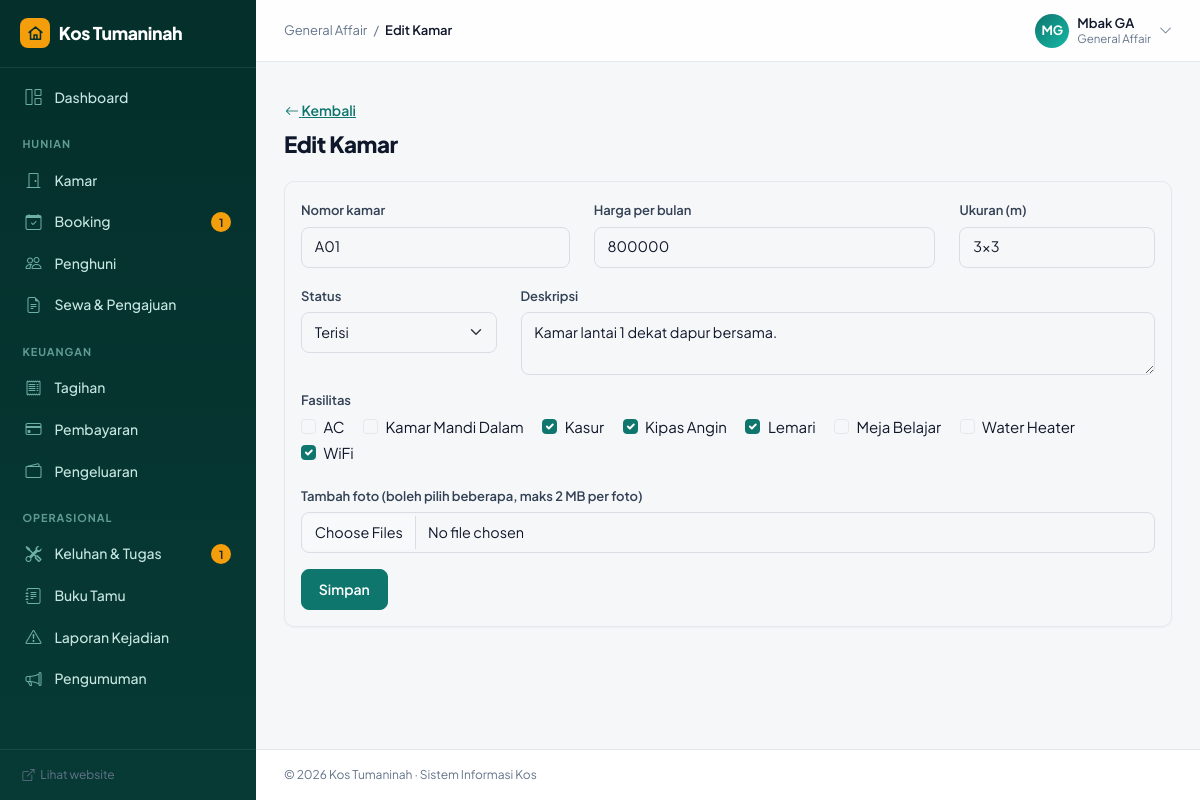
The app's page /ga/kamar_form.php?id=1 (signed in), older data.
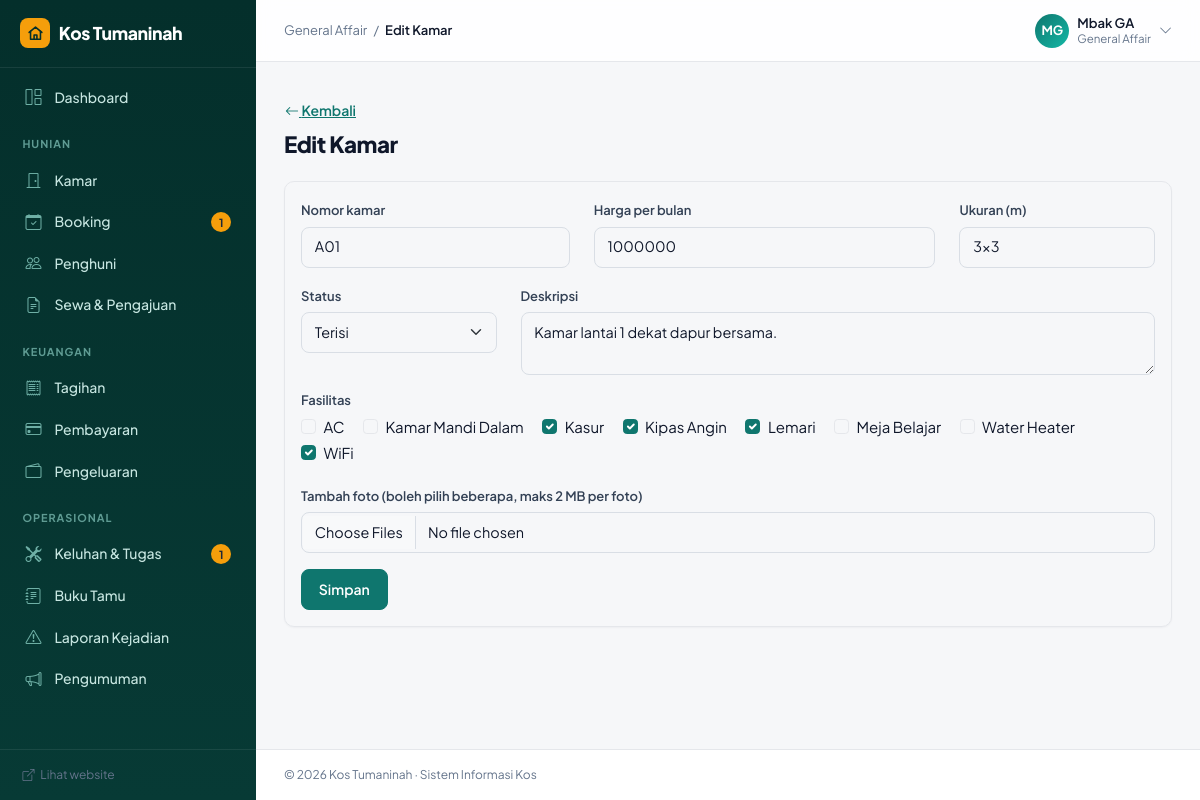
The same page, newer data.
### tables this page shows
CREATE TABLE kamar (
    id              INT UNSIGNED AUTO_INCREMENT PRIMARY KEY,
    nomor_kamar     VARCHAR(10) NOT NULL UNIQUE,
    harga_per_bulan INT UNSIGNED NOT NULL DEFAULT 1000000,
    ukuran          VARCHAR(20),
    status          ENUM('kosong','terisi','perbaikan') NOT NULL DEFAULT 'kosong',
    deskripsi       TEXT,
    created_at      DATETIME NOT NULL DEFAULT CURRENT_TIMESTAMP
);

### ga/kamar_form.php (the view, shortened to what this page needs)
<?php
require_once __DIR__ . '/../includes/functions.php';
$id = (int) ($_GET['id'] ?? 0);
$k = $id ? q('SELECT * FROM kamar WHERE id = ?', [$id])->fetch() : null;
$k = $k ?: ['nomor_kamar' => '', 'harga_per_bulan' => HARGA_SEWA, 'ukuran' => '', 'status' => 'kosong', 'deskripsi' => ''];
$semuaFasilitas = q('SELECT * FROM fasilitas ORDER BY nama')->fetchAll();
$dipilih = $id ? q('SELECT fasilitas_id FROM kamar_fasilitas WHERE kamar_id = ?', [$id])->fetchAll(PDO::FETCH_COLUMN) : [];
$title = $id ? 'Edit Kamar' : 'Tambah Kamar';
require __DIR__ . '/../includes/header.php';
?>
<a href="<?= url('ga/kamar.php') ?>" class="btn btn-link px-0"><i class="bi bi-arrow-left"></i> Kembali</a>
<h1 class="h3 mb-4"><?= $title ?></h1>
<form method="post" enctype="multipart/form-data" class="card shadow-sm"><div class="card-body">
    <div class="row">
        <div class="col-md-4 mb-3"><label class="form-label">Nomor kamar</label><input name="nomor_kamar" class="form-control" value="<?= e($k['nomor_kamar']) ?>" required></div>
        <div class="col-md-5 mb-3"><label class="form-label">Harga per bulan</label><input type="number" name="harga_per_bulan" class="form-control" value="<?= e($k['harga_per_bulan']) ?>" min="1" required></div>
        <div class="col-md-3 mb-3"><label class="form-label">Ukuran (m)</label><input name="ukuran" class="form-control" placeholder="3x4" value="<?= e($k['ukuran']) ?>"></div>
    </div>
    <div class="row">
        <div class="col-md-3 mb-3">
            <label class="form-label">Status</label>
            <select name="status" class="form-select">
                <?php foreach (['kosong', 'terisi', 'perbaikan'] as $s): ?>
                    <option value="<?= $s ?>" <?= $k['status'] === $s ? 'selected' : '' ?>><?= ucfirst($s) ?></option>
                <?php endforeach; ?>
            </select>
        </div>
        <div class="col-md-9 mb-3"><label class="form-label">Deskripsi</label><textarea name="deskripsi" class="form-control" rows="2"><?= e($k['deskripsi']) ?></textarea></div>
    </div>
    <div class="mb-3">
        <label class="form-label d-block">Fasilitas</label>
        <?php foreach ($semuaFasilitas as $f): ?>
            <div class="form-check form-check-inline">
                <input class="form-check-input" type="checkbox" name="fasilitas[]" value="<?= $f['id'] ?>" id="f<?= $f['id'] ?>" <?= in_array($f['id'], $dipilih) ? 'checked' : '' ?>>
                <label class="form-check-label" for="f<?= $f['id'] ?>"><?= e($f['nama']) ?></label>
            </div>
        <?php endforeach; ?>
    </div>
    <div class="mb-3">
        <label class="form-label">Tambah foto (boleh pilih beberapa, maks 2 MB per foto)</label>
        <input type="file" name="foto[]" class="form-control" accept="image/*" multiple>
    </div>
    <button class="btn btn-primary">Simpan</button>
</div></form>
<?php require __DIR__ . '/../includes/footer.php'; ?>

Row changes from the older to the newer data that the page shows:
changed kamar "Terisi": harga_per_bulan "800000" → "1000000"
